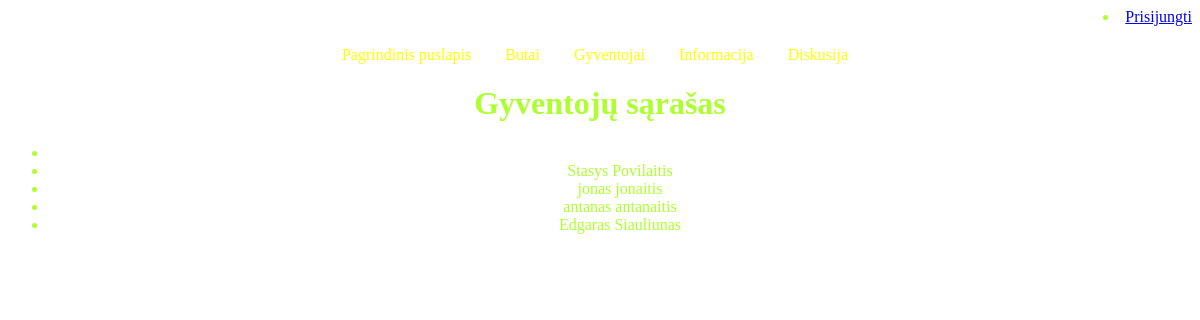
Screenshot of /resident-list/ with the database file from the repository.
### gyventojas/models.py (models this page shows, shortened)
class Resident(AbstractUser):
    flat_nr = models.ForeignKey(Flat, on_delete=models.SET_NULL, null=True, blank=True, related_name='gyventojas')  # Laukas flat_nr, nurodantys ForeignKey į Flat modelį
    class Meta:
        verbose_name = 'Gyventojas'
        verbose_name_plural = 'Gyventojai'

### gyventojas/views.py (the view)
# urls.py: path('resident-list/', views.ResidentListView.as_view(), name='gyventojas'),
class ResidentListView(generic.ListView):
    model = Resident
    template_name = 'gyventoju_sarasas.html'

### gyventojas/templates/gyventoju_sarasas.html (shortened to what this page needs)
{% extends "base.html" %}
{% block "content" %}
    <h1>Gyventojų sąrašas</h1>
    <ul>
        {% for resident in object_list %}
            <li>{{ resident.first_name }} {{ resident.last_name }}</li>
        {% endfor %}
    </ul>
{% endblock %}

### gyventojas/static/css/style.css (style rules this page uses)
.bodis { background-image: url('/static/img/fonas2.jpg'); background-size: cover; background-repeat: no-repeat; color: GreenYellow; }
h1, h2, p, ul { text-align: center; }

### gyventojas/templates/gyventoju_sarasas.html (style rules this page uses)
h1, ul { text-align: center; }

### rows the page displays
Resident: first_name "Stasys", last_name "Povilaitis"
Resident: first_name "jonas", last_name "jonaitis"
Resident: first_name "antanas", last_name "antanaitis"
Resident: first_name "Edgaras", last_name "Siauliunas"
